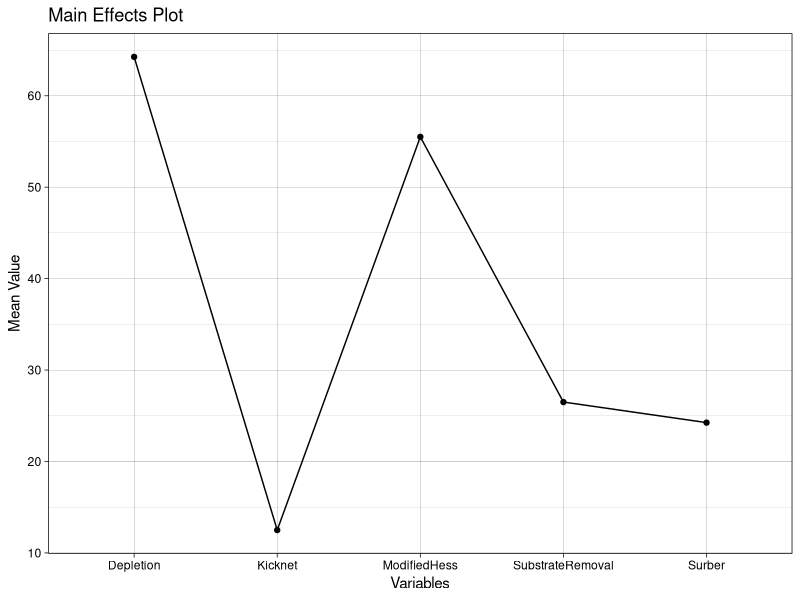

Write the R code that produced this figure.
## ---- chunk 1
library(tidyverse)
library(ggplot2)
## ---- chunk 2
df1 <- data.frame(
  Depletion = c(85, 55, 40, 77),
  ModifiedHess = c(75, 45, 35, 67),
  Surber = c(31, 20, 9, 37),
  SubstrateRemoval = c(43, 21, 15, 27),
  Kicknet = c(17, 10, 8, 15)
)


## ---- chunk 3
df2 <- df1 %>%
  summarise_each(funs(mean)) %>%
  gather(Var, Val)

ggplot(df2, aes(x = as.factor(Var), y = Val)) + 
  geom_line(aes(group = 1)) +
  geom_point() + 
  theme_linedraw() + 
  labs( title = "Main Effects Plot",
        x = "Variables",
        y = "Mean Value")
  
## ---- chunk 4
df1 <- df1 %>% 
  gather(Var, Val)

kruskal.test(Val ~ as.factor(Var), data = df1)
## ---- chunk 5
pairwise.wilcox.test(df1$Val, df1$Var, p.adjust.method = "bonferroni")
## ---- chunk 6
TarContent <- c(14, 17, 28, 17, 16, 13, 24, 25, 18, 31)
NicotineContent <- c(0.9, 1.1, 1.6, 1.3, 1.0, 0.8, 1.5, 1.4, 1.2, 2.0)
## ---- chunk 7
cor.test(TarContent, NicotineContent, method = "spearman")
## ---- chunk 8
x = 261
n = 302
y = 401
m = 454
p_A = x/n
p_B = y/m

## ---- chunk 9
z_ = qnorm(0.005, mean = 0, sd = 1, lower.tail = FALSE)

LCI = (p_A - p_B) - z_*sqrt(x*(n-x)/(n^3)+y*(m-y)/(m^3))
UCI = (p_A - p_B) + z_*sqrt(x*(n-x)/(n^3)+y*(m-y)/(m^3))

LCI
UCI
## ---- chunk 10
z_ = qnorm(0.05, mean = 0, sd = 1, lower.tail = FALSE)

LCI = (p_A - p_B) - z_*sqrt(x*(n-x)/(n^3)+y*(m-y)/(m^3))
UCI = (p_A - p_B) + z_*sqrt(x*(n-x)/(n^3)+y*(m-y)/(m^3))

LCI
UCI
## ---- chunk 11
z_ = qnorm(0.025, mean = 0, sd = 1, lower.tail = FALSE)

LCI = (p_A - p_B) - z_*sqrt(x*(n-x)/(n^3)+y*(m-y)/(m^3))
UCI = (p_A - p_B) + z_*sqrt(x*(n-x)/(n^3)+y*(m-y)/(m^3))

LCI
UCI
## ---- chunk 12
p_hat = (x+y)/(n+m)
z_star = (p_A-p_B)/sqrt(p_hat*(1-p_hat)*(1/n+1/m))
2*pnorm(z_star, mean = 0, sd = 1)

## ---- chunk 13

SSquared = 0.0002
SigmaSquared = 0.0003
alpha = 0.05
n = 10

TestStatistic <- ((n-1)*SSquared)/SigmaSquared

ChiSq <- qchisq((1-alpha), df = (n-1))

TestStatistic > ChiSq
## ---- chunk 14
df3 <- data.frame(
  Value = c(12.8, 11.7, 11.5, 12.6,
            10.6, 14.2, 14.7, 16.5,
            11.7, 11.8, 13.6, 15.4,
            10.7, 9.9, 10.7, 9.6,
            11.0, 13.8, 15.9, 17.1),
  Treatment = rep(1:4, times = 5),
  Block = rep(1:5, times = 1, each = 4)
)
## ---- chunk 15
friedman.test(df3$Value, df3$Treatment, df3$Block)
